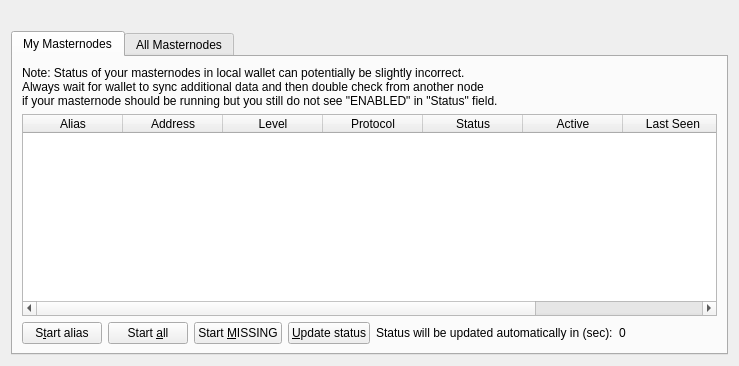
<?xml version="1.0" encoding="UTF-8"?>
<ui version="4.0">
 <class>MasternodeList</class>
 <widget class="QWidget" name="MasternodeList">
  <property name="geometry">
   <rect>
    <x>0</x>
    <y>0</y>
    <width>737</width>
    <height>366</height>
   </rect>
  </property>
  <property name="windowTitle">
   <string>Form</string>
  </property>
  <layout class="QGridLayout" name="gridLayout_3">
   <item row="0" column="0">
    <layout class="QVBoxLayout" name="verticalLayout">
     <property name="bottomMargin">
      <number>0</number>
     </property>
     <item>
      <spacer name="horizontalSpacer0">
       <property name="orientation">
        <enum>Qt::Horizontal</enum>
       </property>
       <property name="sizeHint" stdset="0">
        <size>
         <width>40</width>
         <height>20</height>
        </size>
       </property>
      </spacer>
     </item>
     <item>
      <widget class="QTabWidget" name="tabWidget">
       <property name="currentIndex">
        <number>0</number>
       </property>
       <widget class="QWidget" name="tabMyMasternodes">
        <attribute name="title">
         <string>My Masternodes</string>
        </attribute>
        <layout class="QGridLayout" name="gridLayout_2">
         <item row="0" column="0">
          <layout class="QVBoxLayout" name="verticalLayout_2">
           <property name="bottomMargin">
            <number>0</number>
           </property>
           <item>
            <layout class="QHBoxLayout" name="horizontalLayout_note">
             <property name="bottomMargin">
              <number>0</number>
             </property>
             <item>
              <widget class="QLabel" name="updateNote">
               <property name="text">
                <string>Note: Status of your masternodes in local wallet can potentially be slightly incorrect.&lt;br /&gt;Always wait for wallet to sync additional data and then double check from another node&lt;br /&gt;if your masternode should be running but you still do not see &quot;ENABLED&quot; in &quot;Status&quot; field.</string>
               </property>
              </widget>
             </item>
            </layout>
           </item>
           <item>
            <widget class="QTableWidget" name="tableWidgetMyMasternodes">
             <property name="minimumSize">
              <size>
               <width>695</width>
               <height>0</height>
              </size>
             </property>
             <property name="editTriggers">
              <set>QAbstractItemView::NoEditTriggers</set>
             </property>
             <property name="alternatingRowColors">
              <bool>true</bool>
             </property>
             <property name="selectionMode">
              <enum>QAbstractItemView::SingleSelection</enum>
             </property>
             <property name="selectionBehavior">
              <enum>QAbstractItemView::SelectRows</enum>
             </property>
             <property name="sortingEnabled">
              <bool>true</bool>
             </property>
             <attribute name="horizontalHeaderStretchLastSection">
              <bool>true</bool>
             </attribute>
             <column>
              <property name="text">
               <string>Alias</string>
              </property>
             </column>
             <column>
              <property name="text">
               <string>Address</string>
              </property>
             </column>
             <column>
              <property name="text">
               <string>Level</string>
              </property>
             </column>
             <column>
              <property name="text">
               <string>Protocol</string>
              </property>
             </column>
             <column>
              <property name="text">
               <string>Status</string>
              </property>
             </column>
             <column>
              <property name="text">
               <string>Active</string>
              </property>
             </column>
             <column>
              <property name="text">
               <string>Last Seen</string>
              </property>
             </column>
             <column>
              <property name="text">
               <string>Payee</string>
              </property>
             </column>
            </widget>
           </item>
           <item>
            <layout class="QHBoxLayout" name="horizontalLayout_5">
             <property name="bottomMargin">
              <number>0</number>
             </property>
             <item>
              <widget class="QPushButton" name="startButton">
               <property name="text">
                <string>S&amp;tart alias</string>
               </property>
              </widget>
             </item>
             <item>
              <widget class="QPushButton" name="startAllButton">
               <property name="text">
                <string>Start &amp;all</string>
               </property>
              </widget>
             </item>
             <item>
              <widget class="QPushButton" name="startMissingButton">
               <property name="text">
                <string>Start &amp;MISSING</string>
               </property>
              </widget>
             </item>
             <item>
              <widget class="QPushButton" name="UpdateButton">
               <property name="text">
                <string>&amp;Update status</string>
               </property>
              </widget>
             </item>
             <item>
              <widget class="QLabel" name="autoupdate_label">
               <property name="text">
                <string>Status will be updated automatically in (sec):</string>
               </property>
              </widget>
             </item>
             <item>
              <widget class="QLabel" name="secondsLabel">
               <property name="text">
                <string>0</string>
               </property>
              </widget>
             </item>
             <item>
              <spacer name="horizontalSpacer_5">
               <property name="orientation">
                <enum>Qt::Horizontal</enum>
               </property>
               <property name="sizeHint" stdset="0">
                <size>
                 <width>40</width>
                 <height>20</height>
                </size>
               </property>
              </spacer>
             </item>
            </layout>
           </item>
          </layout>
         </item>
        </layout>
       </widget>
       <widget class="QWidget" name="tabAllMasternodes">
        <attribute name="title">
         <string>All Masternodes</string>
        </attribute>
        <layout class="QGridLayout" name="gridLayout">
         <item row="0" column="0">
          <layout class="QHBoxLayout" name="horizontalLayout_3">
           <property name="bottomMargin">
            <number>0</number>
           </property>
           <item>
            <widget class="QLabel" name="label_filter">
             <property name="text">
              <string>Filter List:</string>
             </property>
            </widget>
           </item>
           <item>
            <widget class="QLineEdit" name="filterLineEdit">
             <property name="toolTip">
              <string>Filter masternode list</string>
             </property>
            </widget>
           </item>
           <item>
            <spacer name="horizontalSpacer_3">
             <property name="orientation">
              <enum>Qt::Horizontal</enum>
             </property>
             <property name="sizeHint" stdset="0">
              <size>
               <width>10</width>
               <height>20</height>
              </size>
             </property>
            </spacer>
           </item>
           <item>
            <widget class="QLabel" name="label_count">
             <property name="text">
              <string>Node Count:</string>
             </property>
            </widget>
           </item>
           <item>
            <widget class="QLabel" name="countLabel">
             <property name="text">
              <string>0</string>
             </property>
            </widget>
           </item>
          </layout>
         </item>
         <item row="1" column="0">
          <widget class="QTableWidget" name="tableWidgetMasternodes">
           <property name="editTriggers">
            <set>QAbstractItemView::NoEditTriggers</set>
           </property>
           <property name="alternatingRowColors">
            <bool>true</bool>
           </property>
           <property name="selectionBehavior">
            <enum>QAbstractItemView::SelectRows</enum>
           </property>
           <property name="sortingEnabled">
            <bool>true</bool>
           </property>
           <attribute name="horizontalHeaderStretchLastSection">
            <bool>true</bool>
           </attribute>
           <column>
            <property name="text">
             <string>Address</string>
            </property>
           </column>
           <column>
            <property name="text">
             <string>Level</string>
            </property>
           </column>
           <column>
            <property name="text">
             <string>Protocol</string>
            </property>
           </column>
           <column>
            <property name="text">
             <string>Status</string>
            </property>
           </column>
           <column>
            <property name="text">
             <string>Active</string>
            </property>
           </column>
           <column>
            <property name="text">
             <string>Last Seen</string>
            </property>
           </column>
           <column>
            <property name="text">
             <string>Payee</string>
            </property>
           </column>
          </widget>
         </item>
        </layout>
       </widget>
      </widget>
     </item>
    </layout>
   </item>
  </layout>
 </widget>
 <resources/>
 <connections/>
</ui>
